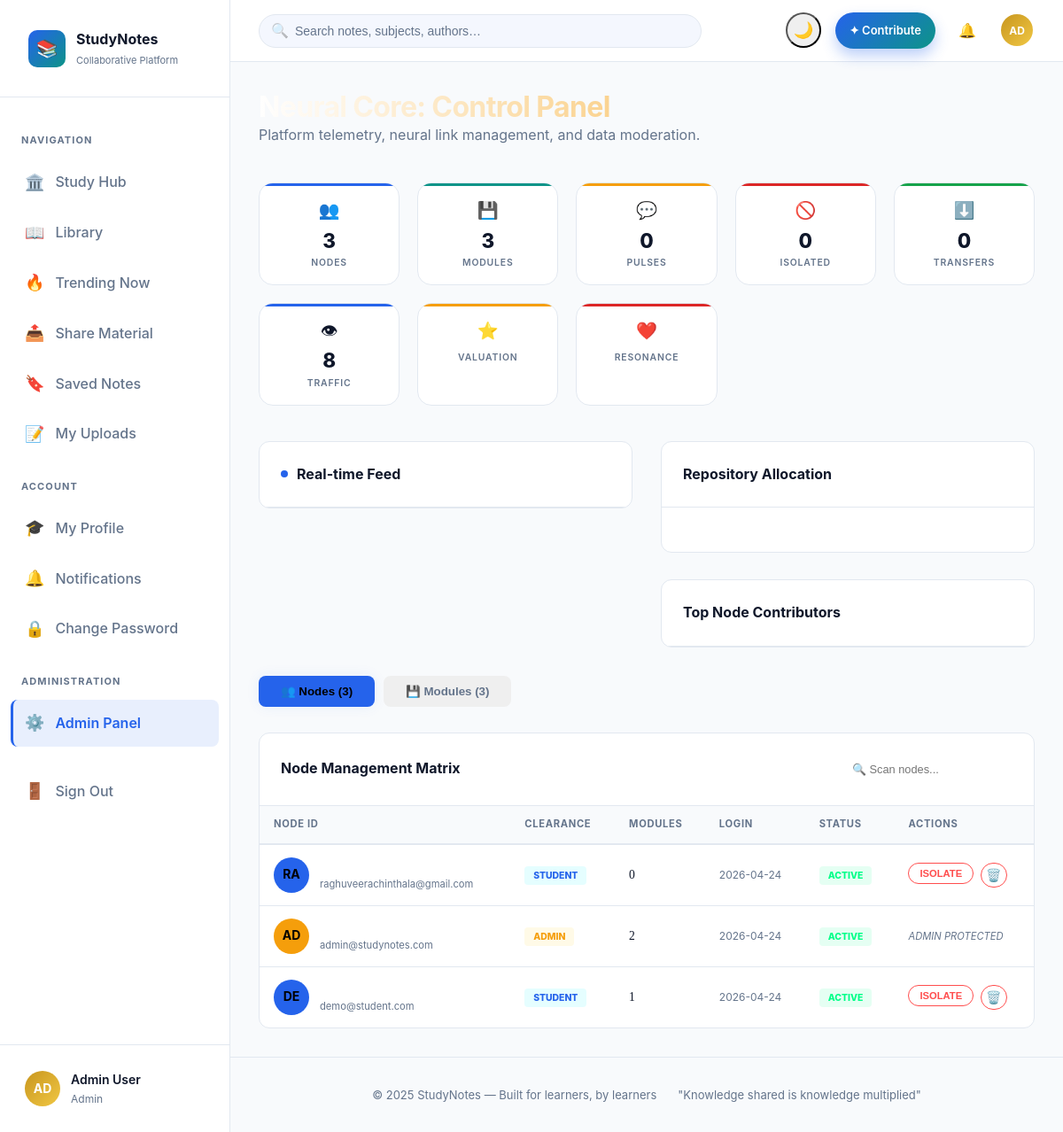
The page /admin (signed in) on the database its author committed.
### tables this page shows
CREATE TABLE users (
    id            INTEGER PRIMARY KEY AUTOINCREMENT,
    name          TEXT    NOT NULL,
    email         TEXT    NOT NULL UNIQUE,
    password_hash TEXT    NOT NULL,
    role          TEXT    NOT NULL DEFAULT 'student',  -- 'student' | 'admin'
    bio           TEXT    DEFAULT '',
    avatar        TEXT    DEFAULT '',          -- initials used in UI
    is_blocked    INTEGER DEFAULT 0,
    last_login    TEXT    DEFAULT NULL,
    created_at    TEXT    NOT NULL DEFAULT (strftime('%Y-%m-%dT%H:%M:%S','now'))
);

### app.py (the view)
@app.route('/admin')
@login_required
@admin_required
def admin_dashboard():
    stats = {
        'users':    query("SELECT COUNT(*) as c FROM users", one=True)['c'],
        'notes':    query("SELECT COUNT(*) as c FROM notes WHERE is_deleted=0", one=True)['c'],
        'comments': query("SELECT COUNT(*) as c FROM comments WHERE is_deleted=0", one=True)['c'],
        'blocked':  query("SELECT COUNT(*) as c FROM users WHERE is_blocked=1", one=True)['c'],
        'downloads':query("SELECT COALESCE(SUM(downloads),0) as c FROM notes", one=True)['c'],
        'views':    query("SELECT COALESCE(SUM(views),0) as c FROM notes", one=True)['c'],
    }
    users = query(
        "SELECT u.*, COUNT(n.id) as note_count FROM users u "
        "LEFT JOIN notes n ON n.user_id=u.id AND n.is_deleted=0 "
        "GROUP BY u.id ORDER BY u.created_at DESC"
    )
    all_notes = query(
        "SELECT n.*, u.name as author_name FROM notes n "
        "JOIN users u ON n.user_id=u.id "
        "WHERE n.is_deleted=0 ORDER BY n.created_at DESC"
    )
    return render_template('admin.html', stats=stats, users=users, all_notes=all_notes)

### app.py (called while the page is built)
def get_db():
    if 'db' not in g:
        g.db = sqlite3.connect(DATABASE)
        g.db.row_factory = sqlite3.Row   # dict-style rows
        g.db.execute("PRAGMA foreign_keys = ON")
        g.db.execute("PRAGMA journal_mode = WAL")
    return g.db

def query(sql, args=(), one=False):
    cur = get_db().execute(sql, args)
    rows = cur.fetchall()
    return (rows[0] if rows else None) if one else rows

def login_required(f):
    @wraps(f)
    def decorated(*args, **kwargs):
        if 'user_id' not in session:
            flash('Please sign in to continue.', 'warning')
            return redirect(url_for('login', next=request.path))
        return f(*args, **kwargs)
    return decorated

def admin_required(f):
    @wraps(f)
    def decorated(*args, **kwargs):
        if session.get('role') != 'admin':
            abort(403)
        return f(*args, **kwargs)
    return decorated

@app.context_processor
def inject_globals():
    user = None
    if 'user_id' in session:
        user = query("SELECT * FROM users WHERE id = ?", (session['user_id'],), one=True)
    notif_count = 0
    if user:
        notif_count = query(
            "SELECT COUNT(*) as c FROM notifications WHERE user_id=? AND read=0",
            (user['id'],), one=True
        )['c']
    return dict(current_user=user, notif_count=notif_count)

### templates/admin.html (shortened to what this page needs)
{% extends "base.html" %}
{% block content %}
<div class="pg-hdr" style="margin-bottom: 40px;">
  <h1
    style="background: linear-gradient(90deg, #fff, var(--accent)); -webkit-background-clip: text; -webkit-text-fill-color: transparent;">
    Neural Core: Control Panel
  </h1>
  <p style="color: var(--txt-dim);">Platform telemetry, neural link management, and data moderation.</p>
</div>
<div class="stats-g" style="grid-template-columns: repeat(auto-fit, minmax(130px, 1fr)); margin-bottom: 40px;">
  {% for val, lbl, icon, color in [
  (stats.users, 'Nodes', '👥', 'var(--primary)'),
  (stats.notes, 'Modules', '💾', 'var(--secondary)'),
  (stats.comments, 'Pulses', '💬', 'var(--accent)'),
  (stats.blocked, 'Isolated', '🚫', 'var(--danger)'),
  (stats.downloads, 'Transfers', '⬇️', 'var(--success)'),
  (stats.views, 'Traffic', '👁', 'var(--primary)'),
  (stats.ratings, 'Valuation', '⭐', 'var(--accent)'),
  (stats.likes, 'Resonance', '❤️', 'var(--danger)')
  ] %}
  <div class="sc" style="--sc-c: {{ color }}; padding: 15px;">
    <div style="font-size: 1.2rem; margin-bottom: 8px;">{{ icon }}</div>
    <div class="s-val" style="font-size: 1.4rem;">{{ val }}</div>
    <div class="s-lbl" style="font-size: 0.65rem;">{{ lbl }}</div>
  </div>
  {% endfor %}
</div>
<div class="two-col mb4" style="grid-template-columns: 1fr 1fr;">
  <div class="card glass">
    <div class="c-hdr">
      <span class="c-tit" style="display: flex; align-items: center; gap: 10px;">
        <span class="pulse" style="width: 8px; height: 8px; background: var(--primary); border-radius: 50%;"></span>
        Real-time Feed
      </span>
    </div>
  </div>
  <div style="display: flex; flex-direction: column; gap: 30px;">
    <div class="card glass">
      <div class="c-hdr"><span class="c-tit">Repository Allocation</span></div>
      <div style="padding: 25px;">
      </div>
    </div>
    <div class="card glass">
      <div class="c-hdr"><span class="c-tit">Top Node Contributors</span></div>
    </div>
  </div>
</div>
<div style="display: flex; gap: 10px; margin-bottom: 25px;">
  <button class="nav-a act" id="btn-users" onclick="switchTab('users')"
    style="padding: 10px 25px; border-radius: 8px; font-weight: 700; border: none; cursor: pointer;">
    👥 Nodes ({{ users|length }})
  </button>
  <button class="nav-a" id="btn-notes" onclick="switchTab('notes')"
    style="padding: 10px 25px; border-radius: 8px; font-weight: 700; border: none; cursor: pointer;">
    💾 Modules ({{ all_notes|length }})
  </button>
</div>
<div class="tab-pane on" id="tab-users">
  <div class="card glass">
    <div class="c-hdr">
      <span class="c-tit">Node Management Matrix</span>
      <input type="text" style="max-width: 250px; background: rgba(255,255,255,0.05); border: 1px solid rgba(255,255,255,0.1);
                                 padding: 8px 15px; border-radius: 8px; color: #fff; font-size: 0.8rem;"
        placeholder="🔍 Scan nodes..." oninput="filterTable('userTbl',this.value)" />
    </div>
    <div style="overflow-x: auto;">
      <table class="tbl" id="userTbl">
        <thead>
          <tr>
            <th>NODE ID</th>
            <th>CLEARANCE</th>
            <th>MODULES</th>
            <th>LOGIN</th>
            <th>STATUS</th>
            <th>ACTIONS</th>
          </tr>
        </thead>
        <tbody>
          {% for u in users %}
          <tr>
            <td>
              <div style="display: flex; align-items: center; gap: 12px;">
                <div class="av"
                  style="background: {{ 'var(--accent)' if u.role=='admin' else 'var(--primary)' }}; color: #000;">
                  {{ u.name[:2].upper() }}
                </div>
                <div>
                  <div style="font-weight: 700; color: #fff;">
                    <a href="{{ url_for('profile', user_id=u.id) }}" style="color: inherit; text-decoration: none;">{{
                      u.name }}</a>
                  </div>
                  <div style="font-size: 0.7rem; color: var(--txt-dim);">{{ u.email }}</div>
                </div>
              </div>
            </td>
            <td>
              <span style="font-size: 0.65rem; font-weight: 800; text-transform: uppercase; padding: 4px 10px; border-radius: 4px;
                            background: {{ 'rgba(250,204,21,0.1)' if u.role=='admin' else 'rgba(0,242,255,0.1)' }};
                            color: {{ 'var(--accent)' if u.role=='admin' else 'var(--primary)' }};">
                {{ u.role }}
              </span>
            </td>
            <td style="font-family: 'Space Grotesk';">{{ u.note_count }}</td>
            <td style="font-size: 0.75rem; color: var(--txt-dim);">{{ u.created_at[:10] }}</td>
            <td>
              <span style="font-size: 0.65rem; font-weight: 800; text-transform: uppercase; padding: 4px 10px; border-radius: 4px;
                           background: {{ 'rgba(255,77,77,0.1)' if u.is_blocked else 'rgba(0,255,136,0.1)' }};
                           color: {{ '#ff4d4d' if u.is_blocked else '#00ff88' }};">
                {{ 'ISOLATED' if u.is_blocked else 'ACTIVE' }}
              </span>
            </td>
            <td>
              {% if u.role != 'admin' %}
              <div style="display: flex; gap: 8px;">
                <form method="post" action="{{ url_for('block_user', user_id=u.id) }}">
                  <button type="submit" class="btn btn-s"
                    style="padding: 5px 12px; font-size: 0.7rem; {{ 'border-color: #00ff88; color: #00ff88;' if u.is_blocked else 'border-color: #ff4d4d; color: #ff4d4d;' }}">
                    {{ 'RESTORE' if u.is_blocked else 'ISOLATE' }}
                  </button>
                </form>
                <form method="post" action="{{ url_for('admin_delete_user', user_id=u.id) }}"
                  onsubmit="return confirm('PURGE NODE PERMANENTLY?')">
                  <button type="submit" class="btn btn-s"
                    style="padding: 5px; border-color: #ff4d4d; color: #ff4d4d;">🗑️</button>
                </form>
              </div>
              {% else %}
              <span style="font-size: 0.7rem; color: var(--txt-dim); font-style: italic;">ADMIN PROTECTED</span>
              {% endif %}
            </td>
          </tr>
          {% endfor %}
        </tbody>
      </table>
    </div>
  </div>
</div>
{% endblock %}

### templates/base.html (shortened to what this page needs)
<!DOCTYPE html>
<html lang="en" data-theme="light">
<head>
</head>
<body>
  {% if current_user %}
  <div class="app">
    <aside class="sidebar" id="sidebar">
      <div class="s-logo">
        <div class="s-mark">📚</div>
        <div class="s-txt">StudyNotes<small>Collaborative Platform</small></div>
      </div>
      <nav class="s-nav">
        <div class="nav-sec">Navigation</div>
        <a href="{{ url_for('index') }}" class="nav-a {% if request.endpoint == 'index' %}on{% endif %}">
          <span class="nav-ico">🏛️</span> Study Hub
        </a>
        <a href="{{ url_for('notes') }}"
          class="nav-a {% if request.endpoint in ('notes', 'note_detail', 'browse_tag') %}on{% endif %}">
          <span class="nav-ico">📖</span> Library
        </a>
        <a href="{{ url_for('trending') }}" class="nav-a {% if request.endpoint == 'trending' %}on{% endif %}">
          <span class="nav-ico">🔥</span> Trending Now
        </a>
        <a href="{{ url_for('upload') }}" class="nav-a {% if request.endpoint == 'upload' %}on{% endif %}">
          <span class="nav-ico">📤</span> Share Material
        </a>
        <a href="{{ url_for('bookmarks') }}" class="nav-a {% if request.endpoint == 'bookmarks' %}on{% endif %}">
          <span class="nav-ico">🔖</span> Saved Notes
        </a>
        <a href="{{ url_for('my_notes') }}" class="nav-a {% if request.endpoint == 'my_notes' %}on{% endif %}">
          <span class="nav-ico">📝</span> My Uploads
        </a>
        <div class="nav-sec">Account</div>
        <a href="{{ url_for('profile') }}" class="nav-a {% if request.endpoint == 'profile' %}on{% endif %}">
          <span class="nav-ico">🎓</span> My Profile
        </a>
        <a href="{{ url_for('notifications') }}"
          class="nav-a {% if request.endpoint == 'notifications' %}on{% endif %}">
          <span class="nav-ico">🔔</span> Notifications
        </a>
        <a href="{{ url_for('change_password') }}"
          class="nav-a {% if request.endpoint == 'change_password' %}on{% endif %}">
          <span class="nav-ico">🔒</span> Change Password
        </a>
        {% if current_user.role == 'admin' %}
        <div class="nav-sec">Administration</div>
        <a href="{{ url_for('admin_dashboard') }}"
          class="nav-a {% if request.endpoint == 'admin_dashboard' %}on{% endif %}">
          <span class="nav-ico">⚙️</span> Admin Panel
        </a>
        {% endif %}
        <a href="{{ url_for('logout') }}" class="nav-a">
          <span class="nav-ico">🚪</span> Sign Out
        </a>
      </nav>
      <div class="s-foot">
        <a href="{{ url_for('profile') }}" class="s-user">
          <div class="av"
            style="background:linear-gradient(135deg, {{ '#c8961e' if current_user.role == 'admin' else '#2d3a8c' }}, {{ '#f0c744' if current_user.role == 'admin' else '#4a5ba8' }})">
            {{ current_user.name[:2].upper() }}
          </div>
          <div>
            <div class="u-nm">{{ current_user.name }}</div>
            <div class="u-rl">{{ current_user.role }}</div>
          </div>
        </a>
      </div>
    </aside>
    <div class="main">
      <header class="hdr">
        <form class="h-search" action="{{ url_for('notes') }}" method="get">
          <span class="s-ico">🔍</span>
          <input type="text" name="q" placeholder="Search notes, subjects, authors…"
            value="{{ request.args.get('q', '') }}" autocomplete="off" />
        </form>
        <div class="h-right">
          <button class="ib theme-btn" onclick="toggleTheme()" title="Toggle Theme" id="theme-btn">
          </button>
          <a href="{{ url_for('upload') }}" class="btn btn-p btn-sm">✦ Contribute</a>
          <a href="{{ url_for('notifications') }}" class="ib" title="Notifications">
            🔔
          </a>
          <a href="{{ url_for('profile') }}" class="ib" title="Profile">
            <div class="av"
              style="width:36px; height:36px; font-size:12px; background:linear-gradient(135deg, {{ '#c8961e' if current_user.role == 'admin' else '#2d3a8c' }}, {{ '#f0c744' if current_user.role == 'admin' else '#4a5ba8' }})">
              {{ current_user.name[:2].upper() }}
            </div>
          </a>
        </div>
      </header>
      <div class="page">
        {% block content %}{% endblock %}
      </div>
      <div class="page-foot">
        <span>© 2025 StudyNotes — Built for learners, by learners</span>
        <span>"Knowledge shared is knowledge multiplied"</span>
      </div>
    </div>
  </div>
  {% endif %}
</body>
</html>

### templates/admin.html (style rules this page uses)
.nav-a.act { background: var(--primary); color: #000 !important; box-shadow: 0 0 15px var(--primary-glow); }

### rows shown on the page
users: name "AD", name "Admin User", role "Admin", email "admin@studynotes.com", role "ADMIN", note_count "2", created_at "2026-04-24", is_blocked "ACTIVE", shows "ADMIN PROTECTED"
users: name "RA", email "raghuveerachinthala@gmail.com", role "STUDENT", note_count "0", created_at "2026-04-24", is_blocked "ACTIVE", is_blocked "ISOLATE"
users: name "DE", email "demo@student.com", role "STUDENT", note_count "1", created_at "2026-04-24", is_blocked "ACTIVE", is_blocked "ISOLATE"

### other values the page prints
{{ icon }} "👥" "💾" "💬" "🚫" "⬇️" "👁" "⭐" "❤️"
{{ val }} "3" "3" "0" "0" "0" "8"
{{ lbl }} "NODES" "MODULES" "PULSES" "ISOLATED" "TRANSFERS" "TRAFFIC" "VALUATION" "RESONANCE"
{{ users|length }} "3"
{{ all_notes|length }} "3"
